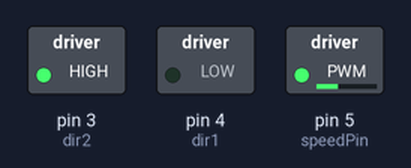
Bench run of a sketch on a simulated Arduino Uno, built with avr-gcc and run on an emulated ATmega328P. Parts: switched loads named in the sketch (green lamp = pin HIGH).

Above: at 0.05 s.
Timing chart, 0 to 5.8 s (numbered marks = the images above):
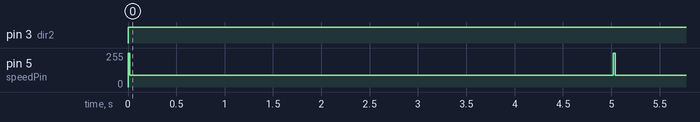

The sketch:

Understanding_DC_Motors.ino
```cpp
int speedPin = 5;
int dir1 = 4; //HIGH
int dir2 = 3; //LOW
int mSpeed = 90;

void setup() {
  // put your setup code here, to run once:
pinMode(speedPin, OUTPUT);
pinMode(dir1, OUTPUT);
pinMode(dir2, OUTPUT);
Serial.begin(9600);
}

void loop() {
  // put your main code here, to run repeatedly:
digitalWrite(dir1, LOW);
digitalWrite(dir2, HIGH);
//kickstart the motor for slower speeds
analogWrite(speedPin, 255);
delay(20);
analogWrite(speedPin, mSpeed);
delay(5000);

}
```

Measured:
- by itself, pin 3 (dir2): LOW → HIGH at 0.00 s
- by itself, pin 5 (speedPin): alternates 255/255 for 0.02 s and 90/255 for 5.0 s
